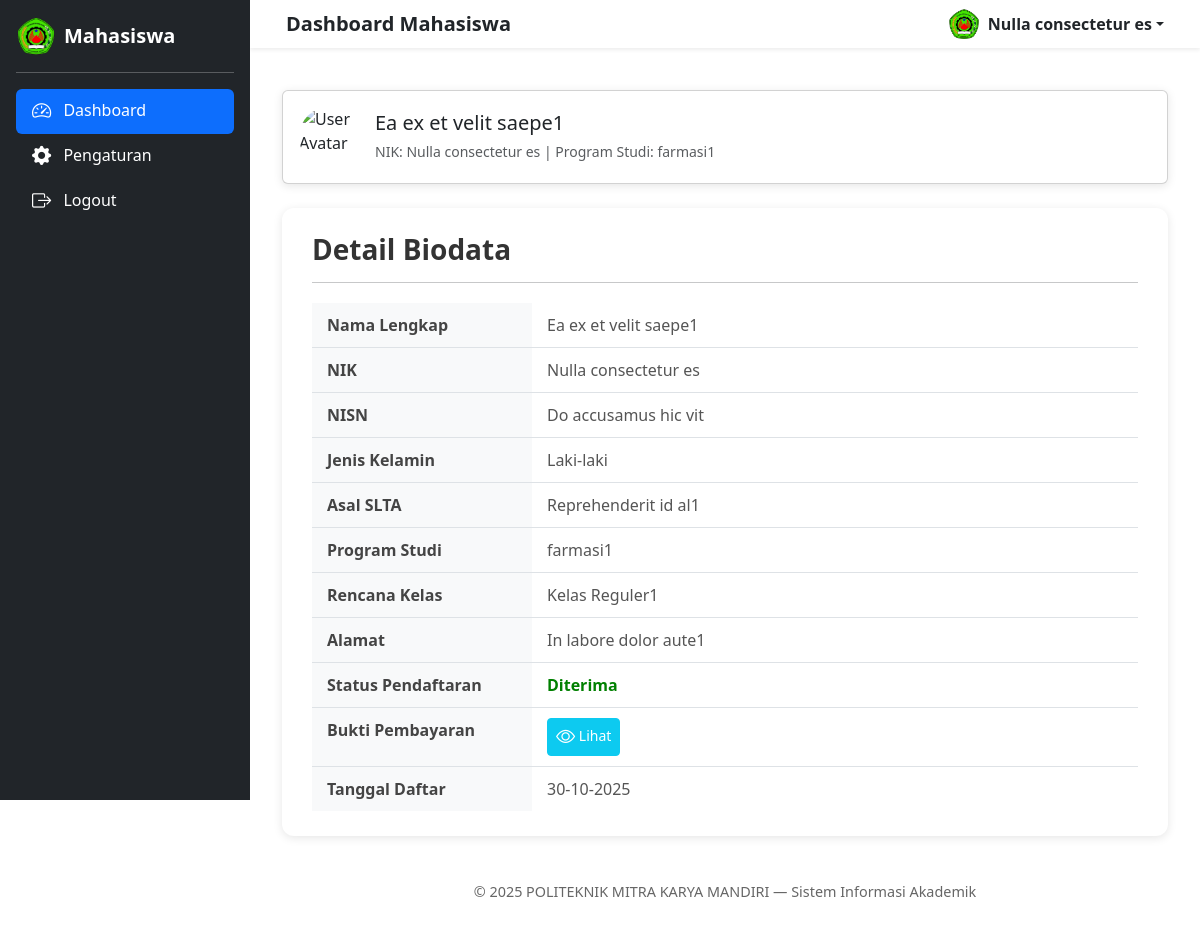
Page /user/dashboard_user.php (signed in) on the committed database.
### tables this page shows
CREATE TABLE `tb_pendaftaran` (
  `id_pendaftaran` int(11) NOT NULL,
  `nama_lengkap` varchar(100) DEFAULT NULL,
  `email` varchar(100) DEFAULT NULL,
  `jenis_kelamin` varchar(20) DEFAULT NULL,
  `alamat` text DEFAULT NULL,
  `nik` varchar(20) DEFAULT NULL,
  `nisn` varchar(20) DEFAULT NULL,
  `asal_slta` varchar(100) DEFAULT NULL,
  `program_studi` varchar(100) DEFAULT NULL,
  `rencana_kelas` varchar(50) DEFAULT NULL,
  `bukti_pembayaran` varchar(255) DEFAULT NULL,
  `tanggal_daftar` datetime DEFAULT current_timestamp(),
  `status_pendaftaran` enum('Pending','Diterima','Tidak Diterima') DEFAULT 'Pending'
);

### user/dashboard_user.php (the view, shortened to what this page needs)
<?php
include '../koneksi.php';
$nik = $_SESSION['username'];
$query = mysqli_query($conn, "SELECT * FROM tb_pendaftaran WHERE nik = '$nik' LIMIT 1");
$data = mysqli_fetch_assoc($query);
?>
<!DOCTYPE html>
<html lang="id">
<head>
    <link href="https://cdn.jsdelivr.net/npm/bootstrap@5.3.2/dist/css/bootstrap.min.css" rel="stylesheet">
    <link href="https://cdn.jsdelivr.net/npm/bootstrap-icons@1.11.3/font/bootstrap-icons.css" rel="stylesheet">
</head>
<body>
    <?php include 'sidebar_user.php'; ?>
    <div class="content">
        <div class="container-fluid">
            <div class="card mb-4">
                <div class="card-body d-flex align-items-center">
                    <img src="https://cdn-icons-png.flaticon.com/512/847/847969.png" alt="User Avatar" class="me-3">
                    <div>
                        <h5 class="mb-1">
                            <?= htmlspecialchars($data['nama_lengkap']); ?>
                        </h5>
                        <small class="text-muted">NIK:
                            <?= htmlspecialchars($data['nik']); ?> | Program Studi:
                            <?= htmlspecialchars($data['program_studi']); ?>
                        </small>
                    </div>
                </div>
            </div>
         <div class="biodata">
    <h3>Detail Biodata</h3>
    <hr style="margin: 10px 0 20px;">
    <table>
        <tr>
            <th>Nama Lengkap</th>
            <td><?= htmlspecialchars($data['nama_lengkap']); ?></td>
        </tr>
        <tr>
            <th>NIK</th>
            <td><?= htmlspecialchars($data['nik']); ?></td>
        </tr>
        <tr>
            <th>NISN</th>
            <td><?= htmlspecialchars($data['nisn']); ?></td>
        </tr>
        <tr>
            <th>Jenis Kelamin</th>
            <td><?= htmlspecialchars($data['jenis_kelamin']); ?></td>
        </tr>
        <tr>
            <th>Asal SLTA</th>
            <td><?= htmlspecialchars($data['asal_slta']); ?></td>
        </tr>
        <tr>
            <th>Program Studi</th>
            <td><?= htmlspecialchars($data['program_studi']); ?></td>
        </tr>
        <tr>
            <th>Rencana Kelas</th>
            <td><?= htmlspecialchars($data['rencana_kelas']); ?></td>
        </tr>
        <tr>
            <th>Alamat</th>
            <td><?= htmlspecialchars($data['alamat']); ?></td>
        </tr>
        <tr>
            <th>Status Pendaftaran</th>
            <td>
                <b style="color:
                    <?php
                        echo ($data['status_pendaftaran'] == 'Diterima') ? 'green' :
                             (($data['status_pendaftaran'] == 'Tidak Lolos') ? 'red' : '#ff9800');
                    ?>">
                    <?= htmlspecialchars($data['status_pendaftaran']); ?>
                </b>
            </td>
        </tr>
        <tr>
            <th>Bukti Pembayaran</th>
            <td>
                <?php if (!empty($data['bukti_pembayaran'])) { ?>
                    <a href="../uploads/<?= htmlspecialchars($data['bukti_pembayaran']); ?>"
                       target="_blank"
                       class="btn btn-sm btn-info text-white">
                        <i class="bi bi-eye"></i> Lihat
                    </a>
                <?php } else { ?>
                    <span class="text-muted">Tidak ada</span>
                <?php } ?>
            </td>
        </tr>
        <tr>
            <th>Tanggal Daftar</th>
            <td><?= date('d-m-Y', strtotime($data['tanggal_daftar'])); ?></td>
        </tr>
    </table>
</div>
<footer>
    &copy; <?= date('Y') ?> POLITEKNIK MITRA KARYA MANDIRI — Sistem Informasi Akademik
</footer>
        </div>
</body>
</html>

### user/dashboard_user.php (style rules this page uses)
body { overflow-x: hidden; background-color: #f8f9fa; }
.content { margin-left: 250px; padding: 90px 20px 20px; transition: all 0.3s; }
.card { border: none; border-radius: 12px; box-shadow: 0 2px 10px rgba(0, 0, 0, 0.1); }
.bi { font-size: 1.2rem; vertical-align: middle; }
.profile img, .card-body img { width: 60px; height: 60px; border-radius: 50%; object-fit: cover; }
.biodata { background: #fff; border-radius: 12px; padding: 25px 30px; box-shadow: 0 2px 10px rgba(0,0,0,0.1); margin-bottom: 30px; }
.biodata h3 { font-weight: 600; color: #333; margin-bottom: 15px; }
.biodata table { width: 100%; border-collapse: collapse; }
.biodata table th { width: 220px; padding: 10px 15px; background: #f8f9fa; border-bottom: 1px solid #dee2e6; text-align: left; font-weight: 600; color: #444; vertical-align: top; }
.biodata table td { padding: 10px 15px; border-bottom: 1px solid #dee2e6; color: #555; }
.biodata table tr:last-child th, .biodata table tr:last-child td { border-bottom: none; }
footer { text-align: center; padding: 15px 0; font-size: 0.9rem; color: #666; }

### rows in the picture
tb_pendaftaran: nama_lengkap "Ea ex et velit saepe1", nik "Nulla consectetur es", program_studi "farmasi1", nisn "Do accusamus hic vit", jenis_kelamin "Laki-laki", asal_slta "Reprehenderit id al1", rencana_kelas "Kelas Reguler1", alamat "In labore dolor aute1", status_pendaftaran "Diterima", tanggal_daftar "30-10-2025"

### other values in the picture
$page_title "Dashboard Mahasiswa"
$_SESSION['username'] "Nulla consectetur es"
